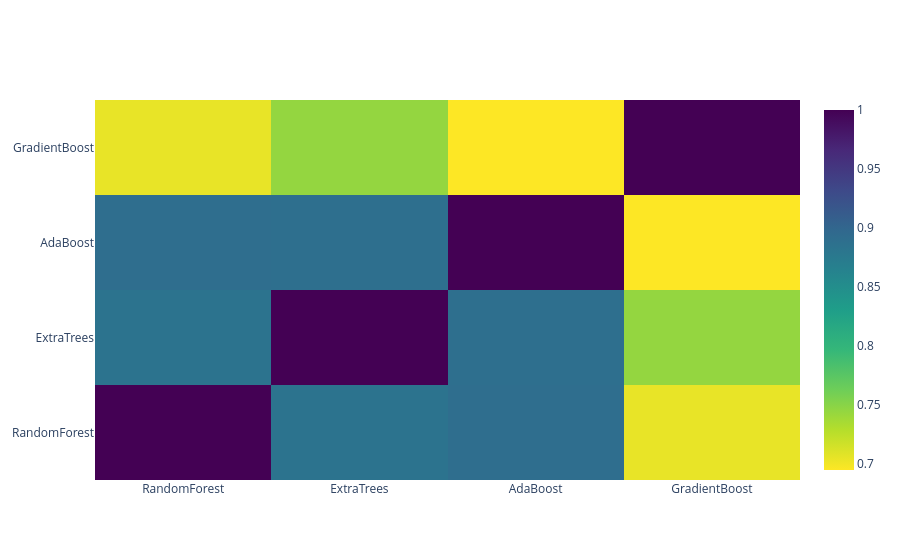

Write notebook code for a chart like this one.
### Markdown cell above
**Correlation Heatmap of the Second Level Training set**

### Code cell
data = [
    go.Heatmap(
        z=base_predictions_train.astype(float).corr().values,
        x=base_predictions_train.columns.values,
        y=base_predictions_train.columns.values,
        colorscale="Viridis",
        showscale=True,
        reversescale=True,
    )
]
py.iplot(data, filename="labelled-heatmap")

### Figure 1 — Plotly figure (JSON) as saved in the notebook; plotly's stock layout.template omitted (floating-point values rounded to 4 significant figures)
{"data": [{"colorscale": [[0, "#440154"], [0.1111, "#482878"], [0.2222, "#3e4989"], [0.3333, "#31688e"], [0.4444, "#26828e"], [0.5556, "#1f9e89"], [0.6667, "#35b779"], [0.7778, "#6ece58"], [0.8889, "#b5de2b"], [1, "#fde725"]], "reversescale": true, "showscale": true, "type": "heatmap", "x": ["RandomForest", "ExtraTrees", "AdaBoost", "GradientBoost"], "y": ["RandomForest", "ExtraTrees", "AdaBoost", "GradientBoost"], "z": [[1.0, 0.884, 0.8907, 0.7045], [0.884, 1.0, 0.8887, 0.7444], [0.8907, 0.8887, 1.0, 0.6945], [0.7045, 0.7444, 0.6945, 1.0]]}], "layout": {}}
